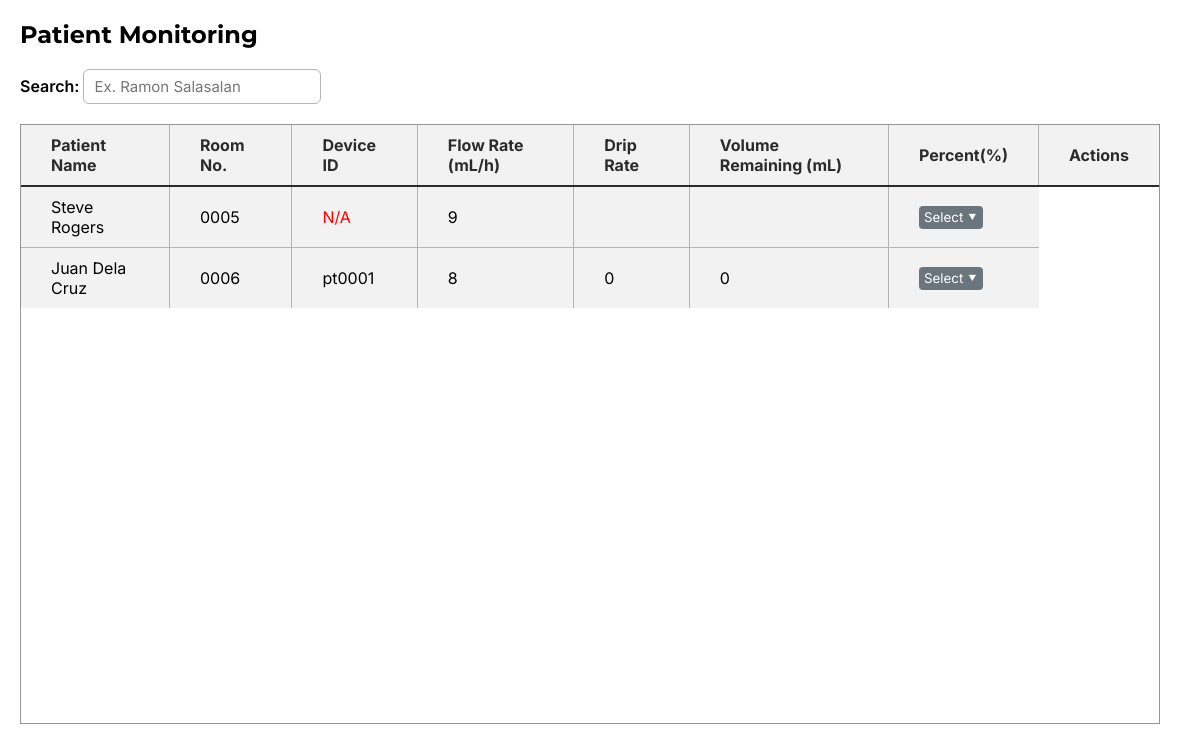
Page /admin/monitoring.php (signed in) on the committed database.
### tables this page shows
CREATE TABLE `doc_orders` (
  `id` int(11) NOT NULL,
  `patient_name` varchar(255) NOT NULL,
  `diagnose` varchar(255) NOT NULL,
  `room_number` varchar(10) NOT NULL,
  `iv_fluid_name` varchar(255) NOT NULL,
  `volume` int(10) NOT NULL,
  `flow_rate` int(10) NOT NULL,
  `answer` varchar(4) NOT NULL,
  `drop_factor` varchar(5) NOT NULL,
  `minutes` varchar(10) NOT NULL,
  `drip_rate_answer` varchar(10) NOT NULL,
  `incorp` varchar(255) NOT NULL,
  `ivf_no` varchar(255) NOT NULL,
  `date_started` varchar(255) NOT NULL,
  `time_started` varchar(255) NOT NULL DEFAULT '''current_timestamp()''',
  `date_consumed` varchar(255) NOT NULL,
  `time_consumed` varchar(255) NOT NULL,
  `nurse` varchar(255) NOT NULL,
  `device_id` varchar(50) NOT NULL,
  `discharged` tinyint(1) DEFAULT 0
);

CREATE TABLE `iv_data` (
  `device_id` varchar(50) NOT NULL,
  `liter` float NOT NULL,
  `percent` int(11) NOT NULL,
  `time` timestamp NOT NULL DEFAULT current_timestamp() ON UPDATE current_timestamp()
);

### admin/function/monitoring/monitored_patient.php (the view, shortened to what this page needs)
<?php
include 'db.php';
$sql = "SELECT do.id,
               do.patient_name,
               do.diagnose,
               do.device_id,
               do.room_number,
               do.iv_fluid_name,
               do.volume,
               do.flow_rate,
               do.answer,
               do.drop_factor,
               do.minutes,
               do.drip_rate_answer,
               do.incorp,
               do.ivf_no,
               do.date_started,
               do.time_started,
               do.date_consumed,
               do.time_consumed,
               do.nurse,
               iv.device_id, iv.liter, iv.percent
        FROM doc_orders do
        LEFT JOIN iv_data iv ON do.device_id = iv.device_id
        ORDER BY do.id DESC";
$result = $conn->query($sql);
if ($result && $result->num_rows > 0) {
    while ($row = $result->fetch_assoc()) {
        echo "<tr>";
        echo "<td>" . htmlspecialchars($row['patient_name']) . "</td>";
        echo "<td>" . htmlspecialchars($row['room_number']) . "</td>";
        echo "<td>" . (empty($row['device_id']) ? "<p style='color: red;'>N/A</p>" : htmlspecialchars($row['device_id'])) . "</td>";
        echo "<td>" . htmlspecialchars($row['flow_rate']) . "</td>";
        echo "<td>" . htmlspecialchars($row['liter']) . "</td>";
        echo "<td>" . htmlspecialchars($row['percent']) . "</td>";
        echo "<td>
                <div class='dropdown'>
                    <button class='dropdown-button' onclick='toggleDropdown(event)'>Select &#11206;</button>
                    <div class='dropdown-menu'>
                        <a href='#' onclick=\"openEditModal(
                            '{$row['id']}',
                            '{$row['patient_name']}',
                            '{$row['diagnose']}',
                            '{$row['room_number']}',
                            '{$row['iv_fluid_name']}',
                            '{$row['volume']}',
                            '{$row['flow_rate']}',
                            '{$row['drop_factor']}',
                            '{$row['minutes']}',
                            '{$row['drip_rate_answer']}',
                            '{$row['incorp']}',
                            '{$row['ivf_no']}',
                            '{$row['date_started']}',
                            '{$row['time_started']}',
                            '{$row['date_consumed']}',
                            '{$row['time_consumed']}',
                            '{$row['nurse']}',
                            '{$row['device_id']}'
                        )\">View</a>
                        <a href='function/discharge/discharge.php?id={$row['id']}' onclick='return confirm(\"Are you sure to DISCHARGE this patient?\");'>Discharge</a>
                    </div>
                </div>
              </td>";
        echo "</tr>";
    }
} else {
    echo "<tr><td colspan='6' style='color: red;'>No patients found</td></tr>";
}
?>

### assets/monitor.css (style rules this page uses)
* { margin: 0; padding: 0; box-sizing: border-box; }
td, th { border: 1px solid #b4b4b4; padding: 10px 30px 10px 30px; background-color: #f2f2f2; }
tr:last-child td { border-bottom: none; }
td:first-child, th:first-child { border-left: none; }
td:last-child, th:last-child { border-right: none; }

### admin/function/management/delete.css (style rules this page uses)
.dropdown { position: relative; display: inline-block; }
.dropdown-button { padding: 3px 5px 3px 5px; cursor: pointer; border: none; background-color: #6b757d; color: white; border-radius: 4px; }

### admin/function/monitoring/view-details.css (style rules this page uses)
* { margin: 0; padding: 0; box-sizing: border-box; font-family: 'Inter', system-ui, -apple-system, BlinkMacSystemFont, 'Segoe UI', Roboto, Oxygen, Ubuntu, Cantarell, 'Open Sans', 'Helvetica Neue', sans-serif; }

### rows in the picture
doc_orders: patient_name "Steve Rogers", room_number "0005", shows "N/A", flow_rate "9"
doc_orders: patient_name "Juan Dela Cruz", room_number "0006", device.device_id "pt0001", flow_rate "8", device.liter "0", device.percent "0"
